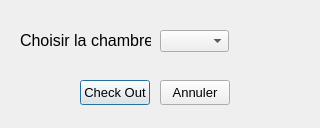
<?xml version="1.0" encoding="UTF-8"?>
<ui version="4.0">
 <class>CheckOutDialog</class>
 <widget class="QDialog" name="CheckOutDialog">
  <property name="windowModality">
   <enum>Qt::WindowModal</enum>
  </property>
  <property name="geometry">
   <rect>
    <x>0</x>
    <y>0</y>
    <width>320</width>
    <height>128</height>
   </rect>
  </property>
  <property name="windowTitle">
   <string>Check Out</string>
  </property>
  <widget class="QComboBox" name="cmbRoomList">
   <property name="geometry">
    <rect>
     <x>160</x>
     <y>30</y>
     <width>69</width>
     <height>22</height>
    </rect>
   </property>
   <property name="font">
    <font>
     <pointsize>12</pointsize>
    </font>
   </property>
  </widget>
  <widget class="QLabel" name="label">
   <property name="geometry">
    <rect>
     <x>20</x>
     <y>30</y>
     <width>131</width>
     <height>21</height>
    </rect>
   </property>
   <property name="font">
    <font>
     <pointsize>12</pointsize>
    </font>
   </property>
   <property name="text">
    <string>Choisir la chambre</string>
   </property>
  </widget>
  <widget class="QPushButton" name="btnCheckout">
   <property name="geometry">
    <rect>
     <x>80</x>
     <y>80</y>
     <width>70</width>
     <height>25</height>
    </rect>
   </property>
   <property name="font">
    <font>
     <pointsize>10</pointsize>
    </font>
   </property>
   <property name="text">
    <string>Check Out</string>
   </property>
  </widget>
  <widget class="QPushButton" name="btnCancel">
   <property name="geometry">
    <rect>
     <x>160</x>
     <y>80</y>
     <width>70</width>
     <height>25</height>
    </rect>
   </property>
   <property name="font">
    <font>
     <pointsize>10</pointsize>
    </font>
   </property>
   <property name="text">
    <string>Annuler</string>
   </property>
  </widget>
 </widget>
 <resources/>
 <connections/>
</ui>
